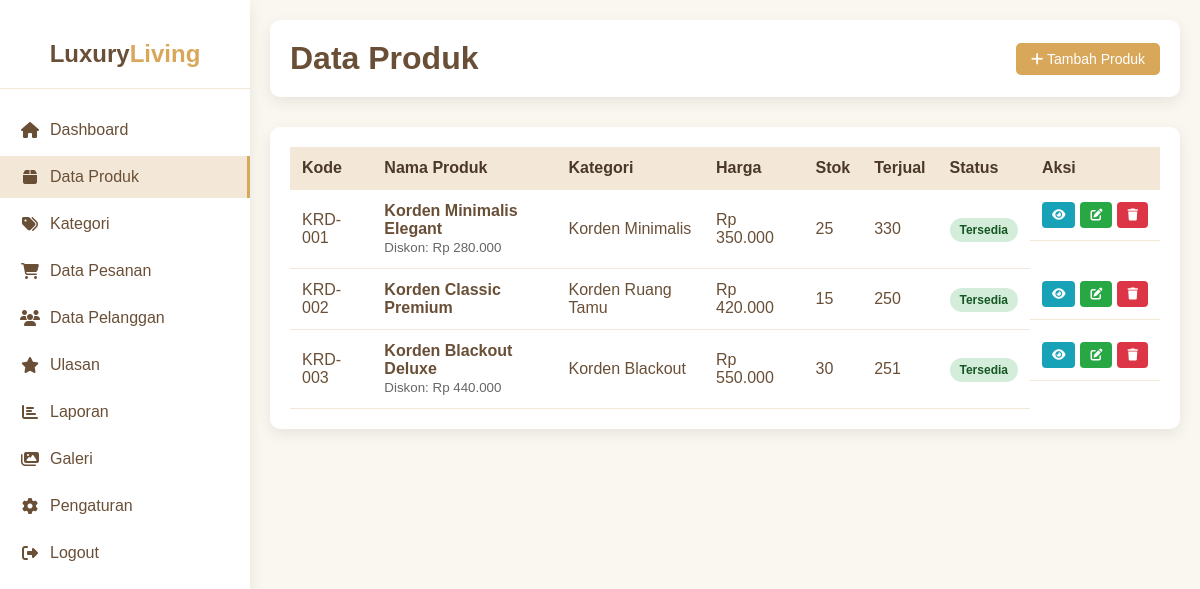
/admin/produk.php (signed in), run on the app's committed database.
### tables this page shows
CREATE TABLE `produk` (
  `id_produk` int(11) NOT NULL,
  `kode_produk` varchar(20) NOT NULL,
  `nama_produk` varchar(255) NOT NULL,
  `id_kategori` int(11) DEFAULT NULL,
  `deskripsi_singkat` text DEFAULT NULL,
  `deskripsi_lengkap` text DEFAULT NULL,
  `harga` decimal(12,2) NOT NULL,
  `harga_diskon` decimal(12,2) DEFAULT NULL,
  `stok` int(11) DEFAULT 0,
  `berat` decimal(8,2) DEFAULT 0.00 COMMENT 'dalam gram',
  `bahan` varchar(100) DEFAULT NULL,
  `ukuran` varchar(50) DEFAULT NULL,
  `warna` varchar(100) DEFAULT NULL,
  `jenis_gantungan` varchar(100) DEFAULT NULL,
  `foto_utama` varchar(255) DEFAULT NULL,
  `status` enum('Tersedia','Habis','Preorder') DEFAULT 'Tersedia',
  `terjual` int(11) DEFAULT 0,
  `rating_rata` decimal(3,2) DEFAULT 0.00,
  `jumlah_ulasan` int(11) DEFAULT 0,
  `created_at` timestamp NOT NULL DEFAULT current_timestamp(),
  `updated_at` timestamp NOT NULL DEFAULT current_timestamp() ON UPDATE current_timestamp()
);

CREATE TABLE `kategori` (
  `id_kategori` int(11) NOT NULL,
  `nama_kategori` varchar(100) NOT NULL,
  `deskripsi` text DEFAULT NULL,
  `icon` varchar(50) DEFAULT NULL,
  `status` enum('aktif','nonaktif') DEFAULT 'aktif',
  `urutan` int(11) DEFAULT 0,
  `tanggal_dibuat` timestamp NOT NULL DEFAULT current_timestamp(),
  `tanggal_diupdate` timestamp NOT NULL DEFAULT current_timestamp() ON UPDATE current_timestamp()
);

### admin/produk.php (the view, shortened to what this page needs)
<?php
try {
    $pdo = new PDO("mysql:host=127.0.0.1;dbname=toko_horden2;charset=utf8", "root", "");
    $pdo->setAttribute(PDO::ATTR_ERRMODE, PDO::ERRMODE_EXCEPTION);
} catch (PDOException $e) {
    die("Koneksi database gagal: " . $e->getMessage());
}
try {
    $produk = $pdo->query("SELECT p.*, k.nama_kategori
                          FROM produk p
                          LEFT JOIN kategori k ON p.id_kategori = k.id_kategori
                          ORDER BY p.created_at DESC")->fetchAll();
} catch (Exception $e) {
    $produk = [];
    $error = "Gagal memuat data produk: " . $e->getMessage();
}
?>
<!DOCTYPE html>
<html lang="id">
<head>
    <link rel="stylesheet" href="https://cdnjs.cloudflare.com/ajax/libs/font-awesome/6.4.0/css/all.min.css">
</head>
<body>
    <div class="container">
        <div class="sidebar">
            <div class="logo">
                <h2>Luxury<span>Living</span></h2>
            </div>
            <ul class="nav-links">
                <li><a href="dashboard.php"><i class="fas fa-home"></i> Dashboard</a></li>
                <li><a href="produk.php" class="active"><i class="fas fa-box"></i> Data Produk</a></li>
                <li><a href="kategori.php"><i class="fas fa-tags"></i> Kategori</a></li>
                <li><a href="pesanan.php"><i class="fas fa-shopping-cart"></i> Data Pesanan</a></li>
                <li><a href="pelanggan.php"><i class="fas fa-users"></i> Data Pelanggan</a></li>
                <li><a href="ulasan.php"><i class="fas fa-star"></i> Ulasan</a></li>
                <li><a href="laporan.php"><i class="fas fa-chart-bar"></i> Laporan</a></li>
                <li><a href="galeri.php"><i class="fas fa-images"></i> Galeri</a></li>
                <li><a href="pengaturan.php"><i class="fas fa-cog"></i> Pengaturan</a></li>
                <li><a href="logout.php"><i class="fas fa-sign-out-alt"></i> Logout</a></li>
            </ul>
        </div>
        <div class="main-content">
            <div class="header">
                <h1>Data Produk</h1>
                <a href="tambah_produk.php" class="btn btn-primary">
                    <i class="fas fa-plus"></i> Tambah Produk
                </a>
            </div>
            <div class="card">
                <?php if(empty($produk)): ?>
                    <div class="empty-state">
                        <i class="fas fa-box"></i>
                        <p>Belum ada data produk</p>
                        <a href="tambah_produk.php" class="btn btn-primary">
                            <i class="fas fa-plus"></i> Tambah Produk Pertama
                        </a>
                    </div>
                <?php else: ?>
                    <table>
                        <thead>
                            <tr>
                                <th>Kode</th>
                                <th>Nama Produk</th>
                                <th>Kategori</th>
                                <th>Harga</th>
                                <th>Stok</th>
                                <th>Terjual</th>
                                <th>Status</th>
                                <th>Aksi</th>
                            </tr>
                        </thead>
                        <tbody>
                            <?php foreach($produk as $item): ?>
                            <tr>
                                <td><?php echo $item['kode_produk']; ?></td>
                                <td>
                                    <strong><?php echo $item['nama_produk']; ?></strong>
                                    <?php if($item['harga_diskon']): ?>
                                        <br><small style="color: #666;">Diskon: Rp <?php echo number_format($item['harga_diskon'], 0, ',', '.'); ?></small>
                                    <?php endif; ?>
                                </td>
                                <td><?php echo $item['nama_kategori'] ?? '-'; ?></td>
                                <td>Rp <?php echo number_format($item['harga'], 0, ',', '.'); ?></td>
                                <td><?php echo $item['stok']; ?></td>
                                <td><?php echo $item['terjual']; ?></td>
                                <td>
                                    <span class="status-badge status-<?php echo strtolower($item['status']); ?>">
                                        <?php echo $item['status']; ?>
                                    </span>
                                </td>
                                <td class="action-buttons">
                                    <a href="detail_produk.php?id=<?php echo $item['id_produk']; ?>" class="btn btn-view" title="Lihat Detail">
                                        <i class="fas fa-eye"></i>
                                    </a>
                                    <a href="edit_produk.php?id=<?php echo $item['id_produk']; ?>" class="btn btn-edit" title="Edit">
                                        <i class="fas fa-edit"></i>
                                    </a>
                                    <a href="produk.php?action=hapus&id=<?php echo $item['id_produk']; ?>" class="btn btn-hapus" title="Hapus" onclick="return confirm('Yakin hapus produk <?php echo $item['nama_produk']; ?>?')">
                                        <i class="fas fa-trash"></i>
                                    </a>
                                </td>
                            </tr>
                            <?php endforeach; ?>
                        </tbody>
                    </table>
                <?php endif; ?>
            </div>
        </div>
    </div>
</body>
</html>

### admin/produk.php (style rules this page uses)
:root { --cream: #F3E8D7; --beige: #E7D3B8; --gold: #D8A75A; --brown: #6A4F37; --dark-brown: #4a3828; --light-cream: #faf6f0; --radius: 10px; --shadow: 0 5px 15px rgba(0,0,0,0.08); }
* { margin: 0; padding: 0; box-sizing: border-box; font-family: 'Poppins', sans-serif; }
body { background: var(--light-cream); color: var(--brown); }
.container { display: flex; min-height: 100vh; }
.sidebar { width: 250px; background: white; box-shadow: var(--shadow); padding: 20px 0; }
.logo { text-align: center; padding: 20px; border-bottom: 1px solid var(--cream); margin-bottom: 20px; }
.logo h2 { color: var(--brown); font-size: 24px; }
.logo span { color: var(--gold); }
.nav-links { list-style: none; }
.nav-links li { margin-bottom: 5px; }
.nav-links a { display: flex; align-items: center; padding: 12px 20px; color: var(--brown); text-decoration: none; transition: all 0.3s; }
.nav-links a:hover, .nav-links a.active { background: var(--cream); border-right: 3px solid var(--gold); }
.nav-links i { margin-right: 10px; width: 20px; text-align: center; }
.main-content { flex: 1; padding: 20px; }
.header { display: flex; justify-content: space-between; align-items: center; margin-bottom: 30px; background: white; padding: 20px; border-radius: var(--radius); box-shadow: var(--shadow); }
.card { background: white; border-radius: var(--radius); box-shadow: var(--shadow); padding: 20px; }
table { width: 100%; border-collapse: collapse; }
th, td { padding: 12px; text-align: left; border-bottom: 1px solid var(--cream); }
th { background: var(--cream); font-weight: 600; color: var(--dark-brown); }
.status-badge { padding: 5px 10px; border-radius: 20px; font-size: 12px; font-weight: 600; }
.status-tersedia { background: #d4edda; color: #155724; }
.btn { padding: 8px 15px; border: none; border-radius: 5px; cursor: pointer; font-weight: 500; text-decoration: none; display: inline-block; text-align: center; font-size: 14px; }
.btn-primary { background: var(--gold); color: white; }
.action-buttons { display: flex; gap: 5px; }
.btn-edit, .btn-hapus, .btn-view { padding: 6px 10px; border: none; border-radius: 4px; cursor: pointer; text-decoration: none; font-size: 12px; }
.btn-edit { background: #28a745; color: white; }
.btn-hapus { background: #dc3545; color: white; }
.btn-view { background: #17a2b8; color: white; }

### data on the page
produk: kode_produk "KRD-001", nama_produk "Korden Minimalis Elegant", harga_diskon "280.000", id_kategori.nama_kategori "Korden Minimalis", harga "350.000", stok "25", terjual "330", status "Tersedia"
produk: kode_produk "KRD-002", nama_produk "Korden Classic Premium", id_kategori.nama_kategori "Korden Ruang Tamu", harga "420.000", stok "15", terjual "250", status "Tersedia"
produk: kode_produk "KRD-003", nama_produk "Korden Blackout Deluxe", harga_diskon "440.000", id_kategori.nama_kategori "Korden Blackout", harga "550.000", stok "30", terjual "251", status "Tersedia"
